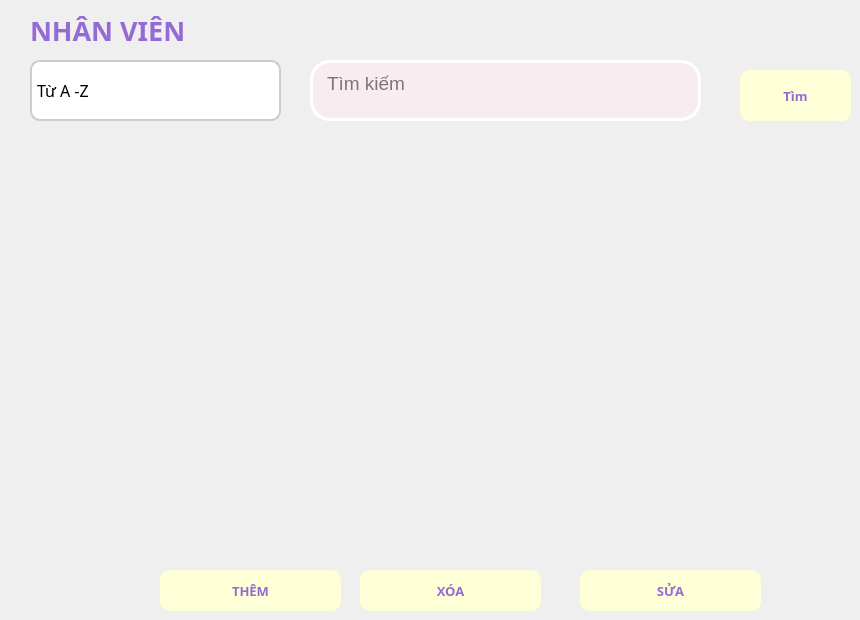
    <widget class="QWidget" name="dichvu">
     <widget class="QLabel" name="label_5">
      <property name="geometry">
       <rect>
        <x>30</x>
        <y>0</y>
        <width>211</width>
        <height>61</height>
       </rect>
      </property>
      <property name="font">
       <font>
        <family>Segoe UI Black</family>
        <pointsize>20</pointsize>
        <weight>75</weight>
        <bold>true</bold>
       </font>
      </property>
      <property name="styleSheet">
       <string notr="true">color: rgb(149, 106, 214);</string>
      </property>
      <property name="text">
       <string>NHÂN VIÊN</string>
      </property>
     </widget>
     <widget class="QComboBox" name="cbo_dv">
      <property name="geometry">
       <rect>
        <x>30</x>
        <y>60</y>
        <width>251</width>
        <height>61</height>
       </rect>
      </property>
      <property name="font">
       <font>
        <family>Rockwell Extra Bold</family>
        <pointsize>12</pointsize>
        <weight>10</weight>
        <italic>false</italic>
        <bold>false</bold>
       </font>
      </property>
      <property name="styleSheet">
       <string notr="true">QComboBox {
	
          background-color: white;
          border: 2px solid #ccc;
          border-radius: 10px;
          padding: 5px;
font: 81 12pt &quot;Rockwell Extra Bold&quot;;
      }
      QComboBox::drop-down {
          border: none;
          background: transparent;
      }
      QComboBox::down-arrow {
          image: url(down-arrow.png); /* Thay bằng icon của bạn */
          width: 14px;
          height: 14px;
      }
</string>
      </property>
      <item>
       <property name="text">
        <string>Từ A -Z</string>
       </property>
      </item>
      <item>
       <property name="text">
        <string>Từ Z-A</string>
       </property>
      </item>
      <item>
       <property name="text">
        <string/>
       </property>
      </item>
      <item>
       <property name="text">
        <string/>
       </property>
      </item>
     </widget>
     <widget class="QTextEdit" name="txt_timkiemnv">
      <property name="geometry">
       <rect>
        <x>310</x>
        <y>60</y>
        <width>391</width>
        <height>61</height>
       </rect>
      </property>
      <property name="font">
       <font>
        <pointsize>14</pointsize>
       </font>
      </property>
      <property name="styleSheet">
       <string notr="true">background-color: rgb(248, 236, 240);
border: 3px solid #ffffff;  /* Viền màu hồng */
        border-radius: 20px;
        padding: 5px 10px;</string>
      </property>
      <property name="placeholderText">
       <string>Tìm kiếm</string>
      </property>
     </widget>
     <widget class="QPushButton" name="btn_them">
      <property name="geometry">
       <rect>
        <x>160</x>
        <y>570</y>
        <width>181</width>
        <height>41</height>
       </rect>
      </property>
      <property name="font">
       <font>
        <family>Arial Black</family>
        <pointsize>10</pointsize>
        <weight>75</weight>
        <bold>true</bold>
       </font>
      </property>
      <property name="styleSheet">
       <string notr="true">QPushButton {
    background-color:rgb(255, 255, 215); /* Màu nền xanh dương */
    /* Màu chữ trắng rgb(255, 255, 215)*/
	color: rgb(149, 106, 214);
    border-radius: 10px; /* Bo góc */
}
QPushButton:hover {
 /* Màu nền khi rê chuột */
	background-color: rgb(108, 187, 174);
color: white
}
QPushButton:pressed {
    background-color: rgb(31, 97, 141); /* Màu nền khi nhấn */
}</string>
      </property>
      <property name="text">
       <string>THÊM</string>
      </property>
     </widget>
     <widget class="QPushButton" name="btn_xoa">
      <property name="geometry">
       <rect>
        <x>360</x>
        <y>570</y>
        <width>181</width>
        <height>41</height>
       </rect>
      </property>
      <property name="font">
       <font>
        <family>Arial Black</family>
        <pointsize>10</pointsize>
        <weight>75</weight>
        <bold>true</bold>
       </font>
      </property>
      <property name="styleSheet">
       <string notr="true">QPushButton {
    background-color:rgb(255, 255, 215); /* Màu nền xanh dương */
    /* Màu chữ trắng rgb(255, 255, 215)*/
	color: rgb(149, 106, 214);
    border-radius: 10px; /* Bo góc */
}
QPushButton:hover {
 /* Màu nền khi rê chuột */
	background-color: rgb(108, 187, 174);
color: white
}
QPushButton:pressed {
    background-color: rgb(31, 97, 141); /* Màu nền khi nhấn */
}</string>
      </property>
      <property name="text">
       <string>XÓA</string>
      </property>
     </widget>
     <widget class="QPushButton" name="btn_sua">
      <property name="geometry">
       <rect>
        <x>580</x>
        <y>570</y>
        <width>181</width>
        <height>41</height>
       </rect>
      </property>
      <property name="font">
       <font>
        <family>Arial Black</family>
        <pointsize>10</pointsize>
        <weight>75</weight>
        <bold>true</bold>
       </font>
      </property>
      <property name="styleSheet">
       <string notr="true">QPushButton {
    background-color:rgb(255, 255, 215); /* Màu nền xanh dương */
    /* Màu chữ trắng rgb(255, 255, 215)*/
	color: rgb(149, 106, 214);
    border-radius: 10px; /* Bo góc */
}
QPushButton:hover {
 /* Màu nền khi rê chuột */
	background-color: rgb(108, 187, 174);
color: white
}
QPushButton:pressed {
    background-color: rgb(31, 97, 141); /* Màu nền khi nhấn */
}</string>
      </property>
      <property name="text">
       <string>SỬA</string>
      </property>
     </widget>
     <widget class="QPushButton" name="btn_timkiemnv">
      <property name="geometry">
       <rect>
        <x>740</x>
        <y>70</y>
        <width>111</width>
        <height>51</height>
       </rect>
      </property>
      <property name="font">
       <font>
        <family>Arial Black</family>
        <pointsize>10</pointsize>
        <weight>75</weight>
        <bold>true</bold>
       </font>
      </property>
      <property name="styleSheet">
       <string notr="true">QPushButton {
    background-color:rgb(255, 255, 215); /* Màu nền xanh dương */
    /* Màu chữ trắng rgb(255, 255, 215)*/
	color: rgb(149, 106, 214);
    border-radius: 10px; /* Bo góc */
}
QPushButton:hover {
 /* Màu nền khi rê chuột */
	background-color: rgb(108, 187, 174);
color: white
}
QPushButton:pressed {
    background-color: rgb(31, 97, 141); /* Màu nền khi nhấn */
}</string>
      </property>
      <property name="text">
       <string>Tìm</string>
      </property>
     </widget>
    </widget>
